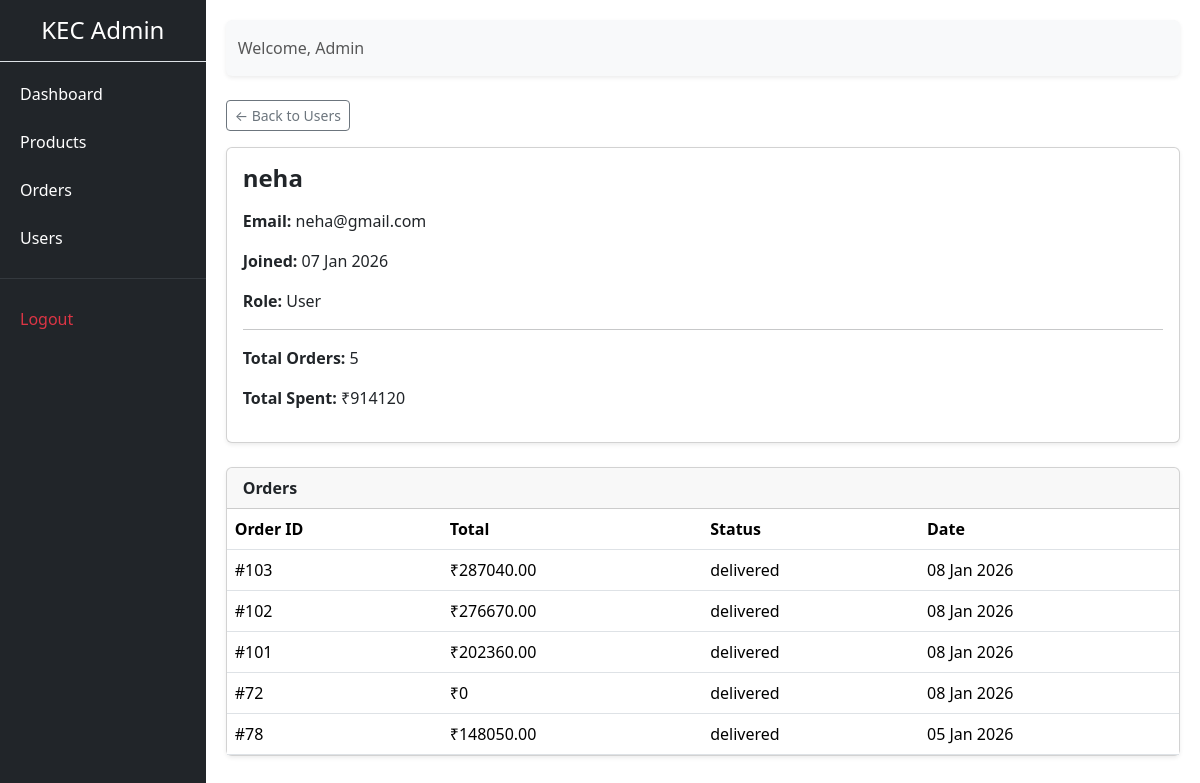
/admin-panel/users/8/ (signed in), run on the app's committed database.
### store/models.py (models this page shows, shortened)
class Order(models.Model):
    STATUS_CHOICES = (
        ('pending', 'Pending'),
        ('shipped', 'Shipped'),
        ('delivered', 'Delivered'),
        ('confirmed', 'Confirmed'),
        ('cancelled', 'Cancelled'),
    )
    PAYMENT_STATUS = (
        ('pending', 'Pending'),
        ('paid', 'Paid'),
        ('failed', 'Failed'),
    )
    PAYMENT_METHOD = (
        ('cod', 'Cash On Delivery'),
        ('razorpay', 'Razorpay'),
    )
    user = models.ForeignKey(User, on_delete=models.SET_NULL, null=True, blank=True)
    full_name = models.CharField(max_length=200)
    email = models.EmailField()
    phone = models.CharField(max_length=15)
    address = models.TextField()
    city = models.CharField(max_length=100)
    pincode = models.CharField(max_length=10)
    notes = models.TextField(blank=True, null=True)
    status = models.CharField(max_length=20, choices=STATUS_CHOICES, default='pending')
    payment_method = models.CharField(max_length=20, choices=PAYMENT_METHOD, null=True,blank=True)
    payment_status = models.CharField(max_length=20, choices=PAYMENT_STATUS, default='pending')
    razorpay_order_id = models.CharField(max_length=100, blank=True, null=True)
    razorpay_payment_id = models.CharField(max_length=100, blank=True, null=True)
    razorpay_signature = models.CharField(max_length=200, blank=True, null=True)
    created_at = models.DateTimeField(auto_now_add=True)
    @property
    def total_amount(self):
        return sum(item.subtotal for item in self.items.all())

class OrderItem(models.Model):
    order = models.ForeignKey(Order, on_delete=models.CASCADE, related_name="items")
    product = models.ForeignKey(Product, on_delete=models.SET_NULL, null=True)
    quantity = models.PositiveIntegerField(default=1)
    price = models.DecimalField(max_digits=10, decimal_places=2)
    @property
    def subtotal(self):
        return self.quantity * self.price

### adminpanel/views.py (the view)
# urls.py: path('users/<int:id>/', views.user_detail, name='user_detail'),
@login_required(login_url='adminpanel:login')
@user_passes_test(is_admin)
def user_detail(request, id):
    user = get_object_or_404(User, id=id)
    orders = Order.objects.filter(user=user).order_by('-created_at')
    total_orders = orders.count()
    total_spent = OrderItem.objects.filter(
        order__user=user
    ).aggregate(
        total=Sum(F('price') * F('quantity'))
    )['total'] or 0
    context = {
        'user_obj': user,
        'orders': orders,
        'total_orders': total_orders,
        'total_spent': total_spent,
    }
    return render(request, 'adminpanel/users/user_detail.html', context)

### adminpanel/views.py (called while the page is built)
def is_admin(user):
    return user.is_authenticated and user.is_staff

### store/context_processors.py (called while the page is built)
def wishlist_count(request):
    if request.user.is_authenticated:
        count = Wishlist.objects.filter(user=request.user).count()
    else:
        count = 0
    return {'wishlist_count': count}

### adminpanel/templates/adminpanel/users/user_detail.html (shortened to what this page needs)
{% extends 'adminpanel/base.html' %}
{% block content %}
<a href="{% url 'adminpanel:user_list' %}" class="btn btn-sm btn-outline-secondary mb-3">
    ← Back to Users
</a>
<div class="card shadow-sm mb-4">
    <div class="card-body">
        <h4 class="fw-bold mb-3">{{ user_obj.username }}</h4>
        <p><strong>Email:</strong> {{ user_obj.email|default:"—" }}</p>
        <p><strong>Joined:</strong> {{ user_obj.date_joined|date:"d M Y" }}</p>
        <p>
            <strong>Role:</strong>
            {% if user_obj.is_superuser %}
                Superuser
            {% elif user_obj.is_staff %}
                Staff
            {% else %}
                User
            {% endif %}
        </p>
        <hr>
        <p><strong>Total Orders:</strong> {{ total_orders }}</p>
        <p><strong>Total Spent:</strong> ₹{{ total_spent }}</p>
    </div>
</div>
<div class="card shadow-sm">
    <div class="card-header fw-bold">Orders</div>
    <div class="card-body p-0">
        <table class="table mb-0">
            <thead>
                <tr>
                    <th>Order ID</th>
                    <th>Total</th>
                    <th>Status</th>
                    <th>Date</th>
                </tr>
            </thead>
            <tbody>
                {% for order in orders %}
                <tr>
                    <td>#{{ order.id }}</td>
                    <td>₹{{ order.total_amount }}</td>
                    <td>{{ order.status }}</td>
                    <td>{{ order.created_at|date:"d M Y" }}</td>
                </tr>
                {% empty %}
                <tr>
                    <td colspan="4" class="text-center text-muted py-3">
                        No orders yet
                    </td>
                </tr>
                {% endfor %}
            </tbody>
        </table>
    </div>
</div>
{% endblock %}

### adminpanel/templates/adminpanel/base.html (shortened to what this page needs)
<!DOCTYPE html>
<html lang="en">
<head>
    <link href="https://cdn.jsdelivr.net/npm/bootstrap@5.3.2/dist/css/bootstrap.min.css" rel="stylesheet">
    <link href="https://cdn.jsdelivr.net/npm/bootstrap-icons@1.11.1/font/bootstrap-icons.css" rel="stylesheet">
    <link href="https://cdn.jsdelivr.net/npm/bootstrap-icons@1.11.1/font/bootstrap-icons.css" rel="stylesheet">
</head>
<body>
<div class="d-flex">
    <div class="sidebar">
        <h4 class="text-white text-center py-3 border-bottom">KEC Admin</h4>
        <a href="{% url 'adminpanel:dashboard' %}">Dashboard</a>
        <a href="{% url 'adminpanel:product_list' %}">Products</a>
        <a href="{% url 'adminpanel:order_list' %}">Orders</a>
        <a href="{% url 'adminpanel:user_list' %}">Users</a>
        <hr class="text-secondary">
        <a href="{% url 'adminpanel:logout' %}" class="text-danger">Logout</a>
    </div>
    <div class="content">
        <nav class="navbar navbar-light bg-light mb-4 rounded shadow-sm">
            <div class="container-fluid">
                <span class="navbar-text">
                    Welcome, {{ request.user.username }}
                </span>
            </div>
        </nav>
        {% block content %}
        {% endblock %}
    </div>
</div>
</body>
</html>

### adminpanel/templates/adminpanel/base.html (style rules this page uses)
body { min-height: 100vh; }
.sidebar { width: 250px; min-height: 100vh; background-color: #212529; }
.sidebar a { color: #fff; text-decoration: none; display: block; padding: 12px 20px; }
.content { width: 100%; padding: 20px; }

### data on the page
Order: id "103", total_amount "287040.00", status "delivered", created_at "08 Jan 2026"
Order: id "102", total_amount "276670.00", status "delivered", created_at "08 Jan 2026"
Order: id "101", total_amount "202360.00", status "delivered", created_at "08 Jan 2026"
Order: id "72", total_amount "0", status "delivered", created_at "08 Jan 2026"
Order: id "78", total_amount "148050.00", status "delivered", created_at "05 Jan 2026"

### other printed values
{{ request.user.username }} "Admin"
{{ user_obj.username }} "neha"
{{ user_obj.email|default:"—" }} "neha@gmail.com"
{{ user_obj.date_joined|date:"d M Y" }} "07 Jan 2026"
{{ total_orders }} "5"
{{ total_spent }} "914120"
